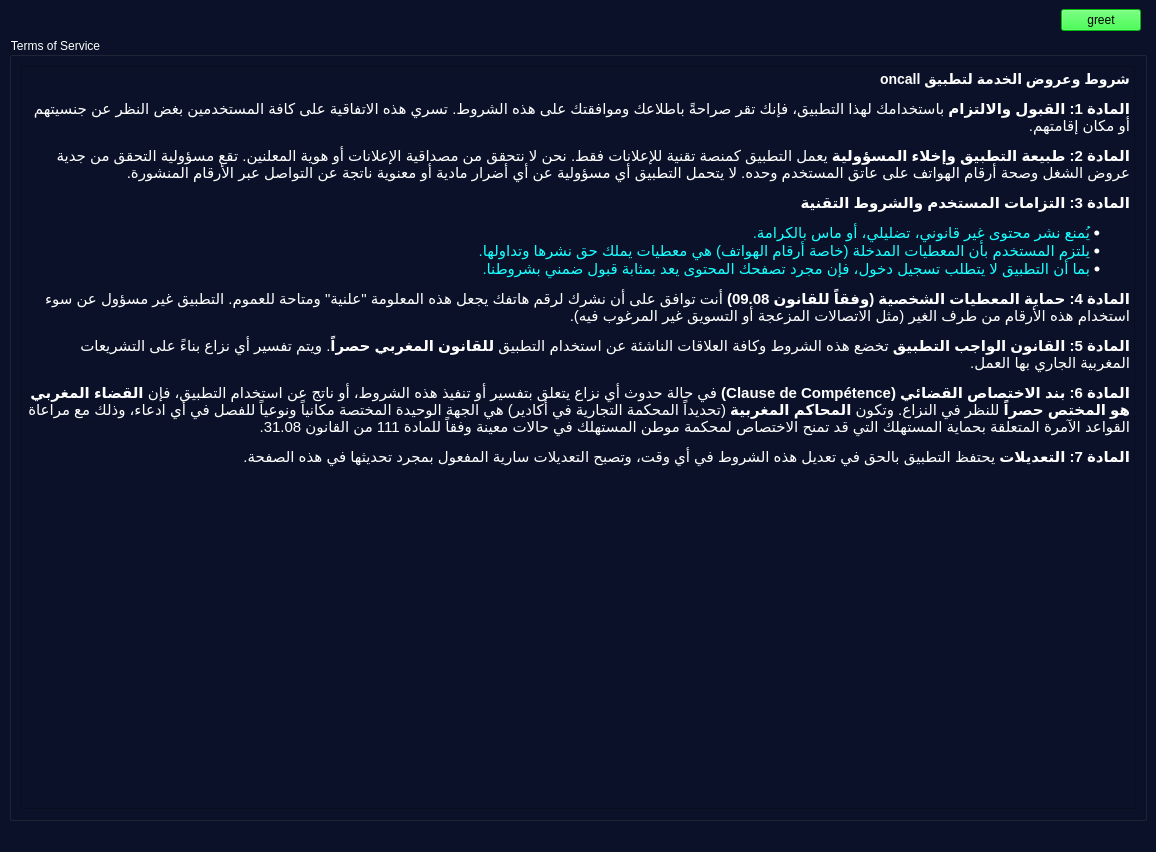
<?xml version="1.0" encoding="UTF-8"?>
<ui version="4.0">
 <class>Terms</class>
 <widget class="QMainWindow" name="Terms">
  <property name="geometry">
   <rect>
    <x>0</x>
    <y>0</y>
    <width>1156</width>
    <height>852</height>
   </rect>
  </property>
  <property name="windowTitle">
   <string>MainWindow</string>
  </property>
  <property name="styleSheet">
   <string notr="true">background-color: rgb(10, 17, 40);
color: rgb(0, 0, 0);</string>
  </property>
  <widget class="QWidget" name="centralwidget">
   <layout class="QGridLayout" name="gridLayout">
    <item row="0" column="0">
     <spacer name="horizontalSpacer">
      <property name="orientation">
       <enum>Qt::Horizontal</enum>
      </property>
      <property name="sizeHint" stdset="0">
       <size>
        <width>40</width>
        <height>20</height>
       </size>
      </property>
     </spacer>
    </item>
    <item row="1" column="0" colspan="3">
     <widget class="QGroupBox" name="groupBox">
      <property name="styleSheet">
       <string notr="true">color: rgb(255, 255, 255);
font: 11pt &quot;Segoe UI&quot;;</string>
      </property>
      <property name="title">
       <string>Terms of Service</string>
      </property>
      <layout class="QGridLayout" name="gridLayout_2">
       <item row="0" column="0">
        <widget class="QTextBrowser" name="textBrowser">
         <property name="html">
          <string>&lt;!DOCTYPE HTML PUBLIC &quot;-//W3C//DTD HTML 4.0//EN&quot; &quot;http://www.w3.org/TR/REC-html40/strict.dtd&quot;&gt;
&lt;html&gt;&lt;head&gt;&lt;meta name=&quot;qrichtext&quot; content=&quot;1&quot; /&gt;&lt;meta charset=&quot;utf-8&quot; /&gt;&lt;style type=&quot;text/css&quot;&gt;
p, li { white-space: pre-wrap; }
hr { height: 1px; border-width: 0; }
li.unchecked::marker { content: &quot;\2610&quot;; }
li.checked::marker { content: &quot;\2612&quot;; }
&lt;/style&gt;&lt;/head&gt;&lt;body style=&quot; font-family:'Segoe UI'; font-size:11pt; font-weight:400; font-style:normal;&quot;&gt;
&lt;h3 dir='rtl' style=&quot; margin-top:14px; margin-bottom:12px; margin-left:0px; margin-right:0px; -qt-block-indent:0; text-indent:0px;&quot;&gt;&lt;span style=&quot; font-size:large; font-weight:700;&quot;&gt;شروط وعروض الخدمة لتطبيق oncall&lt;/span&gt;&lt;/h3&gt;
&lt;p dir='rtl' style=&quot; margin-top:12px; margin-bottom:12px; margin-left:0px; margin-right:0px; -qt-block-indent:0; text-indent:0px;&quot;&gt;&lt;span style=&quot; font-weight:700;&quot;&gt;المادة 1: القبول والالتزام&lt;/span&gt; باستخدامك لهذا التطبيق، فإنك تقر صراحةً باطلاعك وموافقتك على هذه الشروط. تسري هذه الاتفاقية على كافة المستخدمين بغض النظر عن جنسيتهم أو مكان إقامتهم.&lt;/p&gt;
&lt;p dir='rtl' style=&quot; margin-top:12px; margin-bottom:12px; margin-left:0px; margin-right:0px; -qt-block-indent:0; text-indent:0px;&quot;&gt;&lt;span style=&quot; font-weight:700;&quot;&gt;المادة 2: طبيعة التطبيق وإخلاء المسؤولية&lt;/span&gt; يعمل التطبيق كمنصة تقنية للإعلانات فقط. نحن لا نتحقق من مصداقية الإعلانات أو هوية المعلنين. تقع مسؤولية التحقق من جدية عروض الشغل وصحة أرقام الهواتف على عاتق المستخدم وحده. لا يتحمل التطبيق أي مسؤولية عن أي أضرار مادية أو معنوية ناتجة عن التواصل عبر الأرقام المنشورة.&lt;/p&gt;
&lt;p dir='rtl' style=&quot; margin-top:12px; margin-bottom:12px; margin-left:0px; margin-right:0px; -qt-block-indent:0; text-indent:0px;&quot;&gt;&lt;span style=&quot; font-weight:700;&quot;&gt;المادة 3: التزامات المستخدم والشروط التقنية&lt;/span&gt;&lt;/p&gt;
&lt;ul style=&quot;margin-top: 0px; margin-bottom: 0px; margin-left: 0px; margin-right: 0px; -qt-list-indent: 1;&quot;&gt;
&lt;li style=&quot; font-family:'ui-sans-serif','system-ui','sans-serif','Apple Color Emoji','Segoe UI Emoji','Segoe UI Symbol','Noto Color Emoji'; font-size:15px; color:#000000;&quot; align=&quot;right&quot; dir='rtl' style=&quot; margin-top:0px; margin-bottom:0px; margin-left:20px; margin-right:0px; -qt-block-indent:0; text-indent:0px;&quot;&gt;&lt;span style=&quot; color:#18ffff;&quot;&gt;يُمنع نشر محتوى غير قانوني، تضليلي، أو ماس بالكرامة.&lt;/span&gt;&lt;/li&gt;
&lt;li style=&quot; font-family:'ui-sans-serif','system-ui','sans-serif','Apple Color Emoji','Segoe UI Emoji','Segoe UI Symbol','Noto Color Emoji'; font-size:15px; color:#18ffff;&quot; align=&quot;right&quot; dir='rtl' style=&quot; margin-top:0px; margin-bottom:0px; margin-left:20px; margin-right:0px; -qt-block-indent:0; text-indent:0px;&quot;&gt;يلتزم المستخدم بأن المعطيات المدخلة (خاصة أرقام الهواتف) هي معطيات يملك حق نشرها وتداولها.&lt;/li&gt;
&lt;li style=&quot; font-family:'ui-sans-serif','system-ui','sans-serif','Apple Color Emoji','Segoe UI Emoji','Segoe UI Symbol','Noto Color Emoji'; font-size:15px; color:#18ffff;&quot; align=&quot;right&quot; dir='rtl' style=&quot; margin-top:0px; margin-bottom:0px; margin-left:20px; margin-right:0px; -qt-block-indent:0; text-indent:0px;&quot;&gt;بما أن التطبيق لا يتطلب تسجيل دخول، فإن مجرد تصفحك المحتوى يعد بمثابة قبول ضمني بشروطنا.&lt;/li&gt;&lt;/ul&gt;
&lt;p dir='rtl' style=&quot; margin-top:12px; margin-bottom:12px; margin-left:0px; margin-right:0px; -qt-block-indent:0; text-indent:0px;&quot;&gt;&lt;span style=&quot; font-weight:700;&quot;&gt;المادة 4: حماية المعطيات الشخصية (وفقاً للقانون 09.08)&lt;/span&gt; أنت توافق على أن نشرك لرقم هاتفك يجعل هذه المعلومة &amp;quot;علنية&amp;quot; ومتاحة للعموم. التطبيق غير مسؤول عن سوء استخدام هذه الأرقام من طرف الغير (مثل الاتصالات المزعجة أو التسويق غير المرغوب فيه).&lt;/p&gt;
&lt;p dir='rtl' style=&quot; margin-top:12px; margin-bottom:12px; margin-left:0px; margin-right:0px; -qt-block-indent:0; text-indent:0px;&quot;&gt;&lt;span style=&quot; font-weight:700;&quot;&gt;المادة 5: القانون الواجب التطبيق&lt;/span&gt; تخضع هذه الشروط وكافة العلاقات الناشئة عن استخدام التطبيق &lt;span style=&quot; font-weight:700;&quot;&gt;للقانون المغربي حصراً&lt;/span&gt;. ويتم تفسير أي نزاع بناءً على التشريعات المغربية الجاري بها العمل.&lt;/p&gt;
&lt;p dir='rtl' style=&quot; margin-top:12px; margin-bottom:12px; margin-left:0px; margin-right:0px; -qt-block-indent:0; text-indent:0px;&quot;&gt;&lt;span style=&quot; font-weight:700;&quot;&gt;المادة 6: بند الاختصاص القضائي (Clause de Compétence)&lt;/span&gt; في حالة حدوث أي نزاع يتعلق بتفسير أو تنفيذ هذه الشروط، أو ناتج عن استخدام التطبيق، فإن &lt;span style=&quot; font-weight:700;&quot;&gt;القضاء المغربي هو المختص حصراً&lt;/span&gt; للنظر في النزاع. وتكون &lt;span style=&quot; font-weight:700;&quot;&gt;المحاكم المغربية&lt;/span&gt; (تحديداً المحكمة التجارية في أكادير) هي الجهة الوحيدة المختصة مكانياً ونوعياً للفصل في أي ادعاء، وذلك مع مراعاة القواعد الآمرة المتعلقة بحماية المستهلك التي قد تمنح الاختصاص لمحكمة موطن المستهلك في حالات معينة وفقاً للمادة 111 من القانون 31.08.&lt;/p&gt;
&lt;p dir='rtl' style=&quot; margin-top:12px; margin-bottom:12px; margin-left:0px; margin-right:0px; -qt-block-indent:0; text-indent:0px;&quot;&gt;&lt;span style=&quot; font-weight:700;&quot;&gt;المادة 7: التعديلات&lt;/span&gt; يحتفظ التطبيق بالحق في تعديل هذه الشروط في أي وقت، وتصبح التعديلات سارية المفعول بمجرد تحديثها في هذه الصفحة.&lt;/p&gt;&lt;/body&gt;&lt;/html&gt;</string>
         </property>
        </widget>
       </item>
      </layout>
     </widget>
    </item>
    <item row="0" column="1">
     <widget class="QPushButton" name="pushButton">
      <property name="styleSheet">
       <string notr="true">background-color: rgb(0, 255, 21);
color: rgb(0, 0, 0);
font: 10pt &quot;Segoe UI&quot;;</string>
      </property>
      <property name="text">
       <string>greet</string>
      </property>
     </widget>
    </item>
   </layout>
  </widget>
  <widget class="QMenuBar" name="menubar">
   <property name="geometry">
    <rect>
     <x>0</x>
     <y>0</y>
     <width>1156</width>
     <height>21</height>
    </rect>
   </property>
  </widget>
  <widget class="QStatusBar" name="statusbar"/>
 </widget>
 <resources/>
 <connections/>
</ui>
